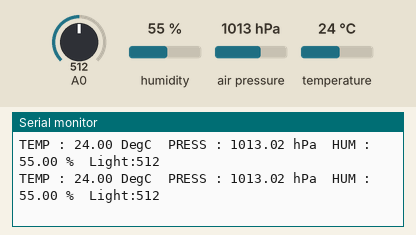
A sketch run on a simulated ESP8266 (NodeMCU). On the bench: the last lines printed to the serial monitor. Wiring (inferred from the names in the program): BME280 sensor at I2C address 0x76. Inputs (shaded band) come from the test bench; at power-on: humidity 55 %, A0 = 512, air pressure 1013 hPa, temperature 24 °C.

Above: at 1.2 s.
1.3 s: humidity set to 22 %
At 2.5 s:
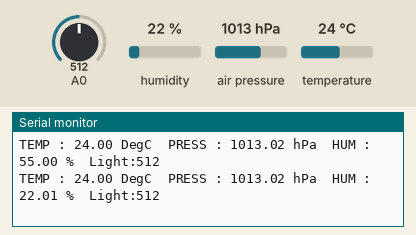
2.8 s: A0 set to 716
At 3.8 s:
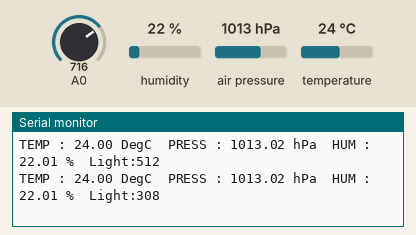
4.3 s: air pressure set to 952 hPa
At 5.6 s:
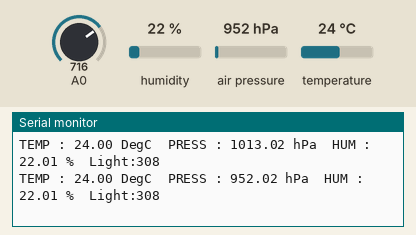
5.8 s: temperature set to 12 °C
At 6.8 s:
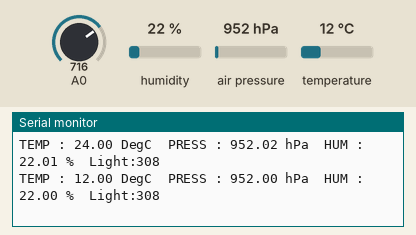
7.3 s: A0 set to 992
At 8.6 s:
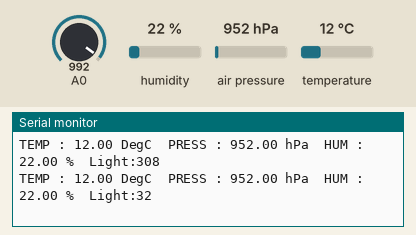
Timing chart, 0 to 9.8 s (numbered marks = the images above; inputs shaded):
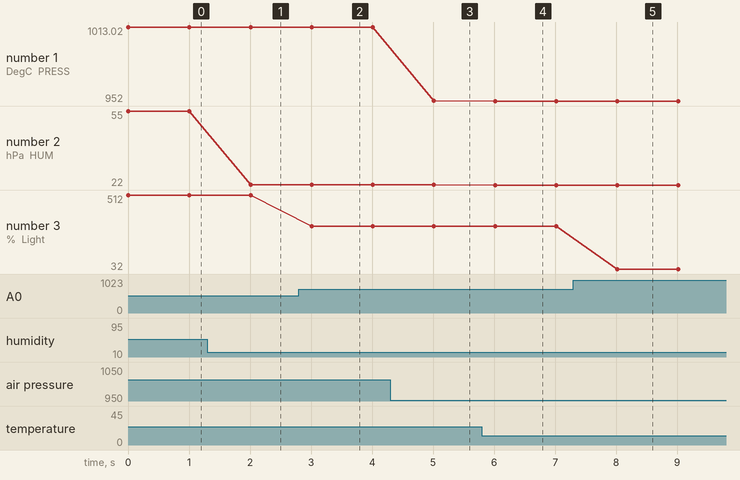

Measured:
- after the input at 1.3 s, the serial monitor: prints a new line after 0.71 s (image 1)
- after the input at 2.8 s, the serial monitor: prints a new line after 0.21 s (image 2)
- after the input at 4.3 s, the serial monitor: prints a new line after 0.71 s (image 3)
- after the input at 5.8 s, the serial monitor: prints a new line after 0.21 s (image 4)
- after the input at 7.3 s, the serial monitor: prints a new line after 0.72 s (image 5)
- plotted number 1: 1013.02 → 952.02 after the input at 4.3 s, 952.02 → 952 after the input at 5.8 s
- plotted number 2: 55 → 22.01 after the input at 1.3 s, 22.01 → 22 after the input at 5.8 s
- plotted number 3: 512 → 308 after the input at 2.8 s, 308 → 32 after the input at 7.3 s

The sketch:

ESP_BME280_test.ino
```cpp
extern "C" {
#include "user_interface.h"
}
#include <Wire.h>
#include <SSCI_BME280.h>

SSCI_BME280 bme280;
uint8_t i2c_addr = 0x76;        //I2C Address

void setup()
{
  uint8_t osrs_t = 1;             //Temperature oversampling x 1
  uint8_t osrs_p = 1;             //Pressure oversampling x 1
  uint8_t osrs_h = 1;             //Humidity oversampling x 1
  uint8_t bme280mode = 3;         //Normal mode
  uint8_t t_sb = 5;               //Tstandby 1000ms
  uint8_t filter = 0;             //Filter off
  uint8_t spi3w_en = 0;           //3-wire SPI Disable

  Serial.begin(115200);
  Wire.begin();
  bme280.setMode(i2c_addr, osrs_t, osrs_p, osrs_h, bme280mode, t_sb, filter, spi3w_en);

  bme280.readTrim();
}


void loop()
{
  double temp_act, press_act, hum_act; //最終的に表示される値を入れる変数

  bme280.readData(&temp_act, &press_act, &hum_act);

  Serial.print("TEMP : ");
  Serial.print(temp_act);
  Serial.print(" DegC  PRESS : ");
  Serial.print(press_act);
  Serial.print(" hPa  HUM : ");
  Serial.print(hum_act);
  Serial.print(" %  Light:");
  Serial.print(1024 - readLight());
  Serial.println(" ");

  delay(1000);
}

unsigned int readLight()
{
  unsigned int light = system_adc_read();
  return light;
}
```
